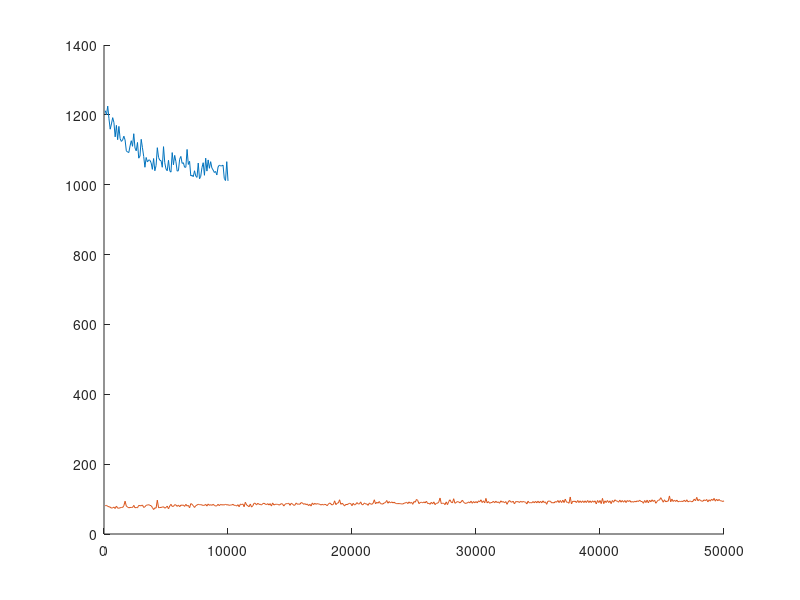

The MATLAB script that drew this image: (Note: this script raises an error after producing the figure.)
load single_threaded.dat

mins = single_threaded(:,5);
maxs = single_threaded(:,4);
stdv = single_threaded(:,6);
time = single_threaded(:,3);
buckets = single_threaded(:,1);
best_time = min(time);
best_bucket = buckets(find(time == min(time)));


load multi_threaded.dat

m_mins = multi_threaded(:,5);
m_maxs = multi_threaded(:,4);
m_stdv = multi_threaded(:,6);
m_time = multi_threaded(:,3);
m_buckets = multi_threaded(:,1);
m_best_time = min(m_time);
m_best_bucket = buckets(find(m_time == min(m_time)));

m_optimal_string = sprintf('MT Optimal Setting (%d, %d)', m_best_bucket, m_best_time);


optimal_string = sprintf('Optimal Setting (%d, %d)', best_bucket, best_time);
%Plot all data. 
plot(buckets, time, m_buckets, m_time, best_bucket, best_time, '@', m_best_bucket, m_best_time, 'o');
legend('Single-Threaded', 'Multi-Threaded', 'ST Optimal', 'MT Optimal');

title('Bucket Sort');
xlabel('# of Buckets');
ylabel('Time (ms)');
print -dpng 'straight_threaded.png';

%Plot Single Data
subplot(2, 1, 1);
plot(best_bucket, best_time, '@', buckets, time)
text(best_bucket-100, best_time - 100, optimal_string);
title('Single-Threaded Bucket Sort');
xlabel('# of Buckets');
ylabel('Time (ms)');
%Std-Dev plot
subplot(2,1, 2);
plot(buckets, time, buckets, maxs, buckets, mins);
legend('Standard Deviation', 'Max Runtimes', 'Min Runtimes');
hold on;
errorbar(buckets, time, stdv/2);
title('Single-Threaded Standard Deviation');
xlabel('# of Buckets');
ylabel('Time (ms)');
hold off

print -dpng 'straight_single_threaded.png';

%Plot Multi Data
subplot(2,2, [1 2]);
plot(m_best_bucket, m_best_time, '@', m_buckets, m_time)
text(m_best_bucket+10, m_best_time + 10, m_optimal_string);
title('Multi-Threaded Bucket Sort');
xlabel('# of Buckets');
ylabel('Time (ms)');

%% Std-dev plot
subplot(2,2, [3 4]);
plot(m_buckets, m_time, m_buckets, m_maxs, m_buckets, m_mins);
legend('Standard Deviation', 'Max Runtimes', 'Min Runtimes');
hold on;
errorbar(m_buckets, m_time, m_stdv/2);
title('Multi-Threaded Standard Deviation');
xlabel('# of Buckets');
ylabel('Time (ms)');
%% Range Plot
print -dpng 'straight_multi_threaded.png';
hold off
